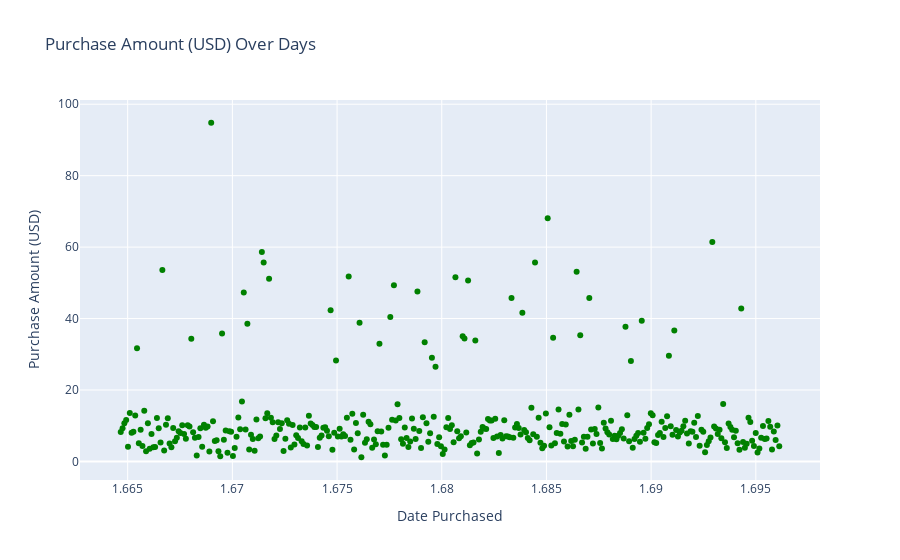

The cell this chart's notebook holds for it:
### Code cell
# Assuming 'Date Purchase' is a string or object, convert it to datetime format

date_amount_df['Date Purchase'] = pd.to_datetime(date_amount_df['Date Purchase'])

# Convert the datetime to a Unix timestamp (seconds since epoch)
date_amount_df['Date Purchase'] = date_amount_df['Date Purchase'].astype('int64') / 10**9  # Convert to seconds

dates = date_amount_df['Date Purchase']
amount = date_amount_df['Purchase Amount (USD)']

fig=go.Figure()



fig.add_trace(go.Scatter(x=dates, y=amount, mode='markers', marker=dict(color='green')))

fig.update_layout(title='Purchase Amount (USD) Over Days', xaxis_title='Date Purchased', yaxis_title='Purchase Amount (USD)')

fig.show()

### Figure 1 — Plotly figure (JSON) as saved in the notebook; plotly's stock layout.template omitted (floating-point values rounded to 4 significant figures; data arrays with more than 128 entries replaced by an {"elided": "..."} marker saying what was removed)
{"data": [{"marker": {"color": "green"}, "mode": "markers", "type": "scatter", "x": {"elided": "365 float values"}, "y": {"elided": "365 float values"}}], "layout": {"autosize": true, "title": {"text": "Purchase Amount (USD) Over Days"}, "xaxis": {"autorange": true, "range": [1.663, 1.698], "title": {"text": "Date Purchased"}, "type": "linear"}, "yaxis": {"autorange": true, "range": [-6.547, 102.5], "title": {"text": "Purchase Amount (USD)"}, "type": "linear"}}}
